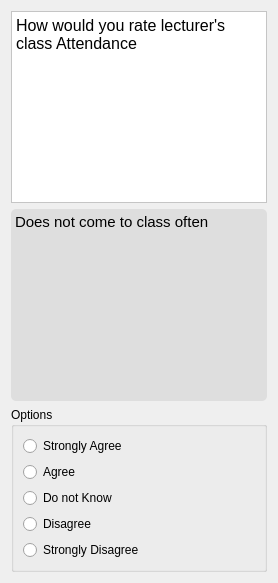
                   <widget class="QWidget" name="page_56">
                    <layout class="QVBoxLayout" name="verticalLayout_160">
                     <item>
                      <widget class="QTextBrowser" name="textBrowser_119">
                       <property name="styleSheet">
                        <string notr="true">background-color: rgb(255, 255, 255);</string>
                       </property>
                       <property name="html">
                        <string>&lt;!DOCTYPE HTML PUBLIC &quot;-//W3C//DTD HTML 4.0//EN&quot; &quot;http://www.w3.org/TR/REC-html40/strict.dtd&quot;&gt;
&lt;html&gt;&lt;head&gt;&lt;meta name=&quot;qrichtext&quot; content=&quot;1&quot; /&gt;&lt;style type=&quot;text/css&quot;&gt;
p, li { white-space: pre-wrap; }
&lt;/style&gt;&lt;/head&gt;&lt;body style=&quot; font-family:'Comic Sans MS'; font-size:10pt; font-weight:400; font-style:normal;&quot;&gt;
&lt;p style=&quot; margin-top:0px; margin-bottom:0px; margin-left:0px; margin-right:0px; -qt-block-indent:0; text-indent:0px;&quot;&gt;&lt;span style=&quot; font-family:'consolas'; font-size:12pt;&quot;&gt;How would you rate lecturer's class Attendance&lt;/span&gt;&lt;/p&gt;&lt;/body&gt;&lt;/html&gt;</string>
                       </property>
                      </widget>
                     </item>
                     <item>
                      <widget class="QTextBrowser" name="textBrowser_120">
                       <property name="styleSheet">
                        <string notr="true">background-color: rgb(222, 222, 222);
border-radius: 5px;</string>
                       </property>
                       <property name="html">
                        <string>&lt;!DOCTYPE HTML PUBLIC &quot;-//W3C//DTD HTML 4.0//EN&quot; &quot;http://www.w3.org/TR/REC-html40/strict.dtd&quot;&gt;
&lt;html&gt;&lt;head&gt;&lt;meta name=&quot;qrichtext&quot; content=&quot;1&quot; /&gt;&lt;style type=&quot;text/css&quot;&gt;
p, li { white-space: pre-wrap; }
&lt;/style&gt;&lt;/head&gt;&lt;body style=&quot; font-family:'Comic Sans MS'; font-size:10pt; font-weight:400; font-style:normal;&quot;&gt;
&lt;p style=&quot; margin-top:0px; margin-bottom:0px; margin-left:0px; margin-right:0px; -qt-block-indent:0; text-indent:0px;&quot;&gt;&lt;span style=&quot; font-family:'consolas'; font-size:11pt;&quot;&gt;Does not come to class often&lt;/span&gt;&lt;/p&gt;&lt;/body&gt;&lt;/html&gt;</string>
                       </property>
                      </widget>
                     </item>
                     <item>
                      <widget class="QGroupBox" name="groupBox_44">
                       <property name="styleSheet">
                        <string notr="true">QRadionButton:{
	font: 10pt &quot;Comic Sans MS&quot;;
}</string>
                       </property>
                       <property name="title">
                        <string>Options</string>
                       </property>
                       <property name="flat">
                        <bool>false</bool>
                       </property>
                       <layout class="QVBoxLayout" name="verticalLayout_161">
                        <item>
                         <layout class="QVBoxLayout" name="verticalLayout_162">
                          <item>
                           <widget class="QRadioButton" name="radioButton_18_6">
                            <property name="styleSheet">
                             <string notr="true"/>
                            </property>
                            <property name="text">
                             <string>Strongly Agree</string>
                            </property>
                           </widget>
                          </item>
                          <item>
                           <widget class="QRadioButton" name="radioButton_18_7">
                            <property name="text">
                             <string>Agree</string>
                            </property>
                           </widget>
                          </item>
                          <item>
                           <widget class="QRadioButton" name="radioButton_18_8">
                            <property name="text">
                             <string>Do not Know</string>
                            </property>
                           </widget>
                          </item>
                          <item>
                           <widget class="QRadioButton" name="radioButton_18_9">
                            <property name="text">
                             <string>Disagree</string>
                            </property>
                           </widget>
                          </item>
                          <item>
                           <widget class="QRadioButton" name="radioButton_18_10">
                            <property name="text">
                             <string>Strongly Disagree</string>
                            </property>
                           </widget>
                          </item>
                         </layout>
                        </item>
                       </layout>
                      </widget>
                     </item>
                    </layout>
                   </widget>
